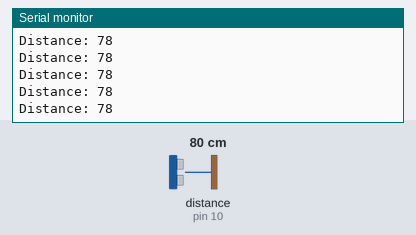
The sketch below on a simulated Arduino Uno, built with avr-gcc and run on an emulated ATmega328P. Shown: the last lines printed to the serial monitor. Wiring (inferred from the names in the program): ultrasonic range finder: trigger pin 9; echo pin 10. The test bench sets the inputs (shaded band); at power-on: distance to the obstacle (sensor on pin 10) 80 cm. The echo pulse lasts 58.3 µs per cm.

Above: at 1.2 s.
1.3 s: distance to the obstacle (sensor on pin 10) set to 2 cm
At 1.8 s:
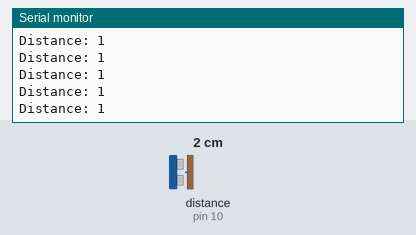
4.3 s: distance to the obstacle (sensor on pin 10) set to 18 cm
At 5.0 s:
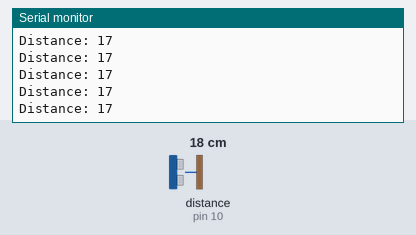
7.3 s: distance to the obstacle (sensor on pin 10) set to 4 cm
At 8.2 s:
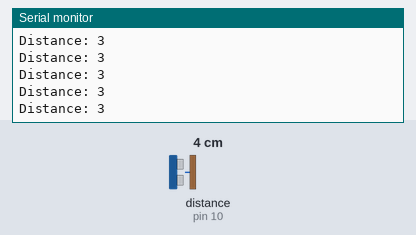
Timing chart, 0 to 10.3 s (numbered marks = the images above; inputs shaded):
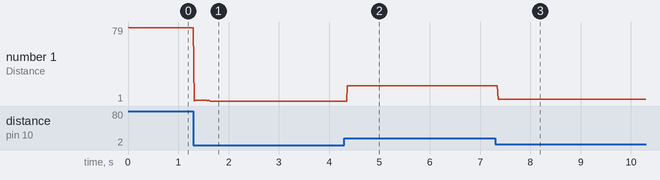

Measured:
- after the input at 1.3 s, the serial monitor: prints a new line at once (image 1)
- after the input at 4.3 s, the serial monitor: prints a new line after 0.06 s (image 2)
- after the input at 7.3 s, the serial monitor: prints a new line after 0.06 s (image 3)
- plotted number 1: 78 → 1 after the input at 1.3 s, 1 → 17 after the input at 4.3 s, 17 → 3 after the input at 7.3 s

The sketch:

ultrasonicSensor.ino
```cpp
// defines pins numbers
const int trigPin = 9;
const int echoPin = 10;
// defines variables
long duration;
int distance;

#include <LiquidCrystal.h> // includes the LiquidCrystal Library
LiquidCrystal lcd(1, 2, 4, 5, 6, 7); // Creates an LCD object. Parameters: (rs, enable, d4, d5, d6, d7)

void setup() {
  pinMode(trigPin, OUTPUT); // Sets the trigPin as an Output
  pinMode(echoPin, INPUT); // Sets the echoPin as an Input
  Serial.begin(9600); // Starts the serial communication
}
void loop() {
  // Clears the trigPin
  digitalWrite(trigPin, LOW);
  delayMicroseconds(2);
  // Sets the trigPin on HIGH state for 10 micro seconds
  digitalWrite(trigPin, HIGH);
  delayMicroseconds(10);
  digitalWrite(trigPin, LOW);
  // Reads the echoPin, returns the sound wave travel time in microseconds
  duration = pulseIn(echoPin, HIGH);
  // Calculating the distance
  distance = duration * 0.034 / 2;

  // Prints the distance on the Serial Monitor
  Serial.print("Distance: ");
  Serial.println(distance);

  //affichage LCD

  lcd.setCursor(0, 0); // Sets the location at which subsequent text written to the LCD will be displayed
  lcd.print("Distance: "); // Prints string "Distance" on the LCD
  lcd.print(distance); // Prints the distance value from the sensor
  lcd.print(" cm");
  delay(10);
  lcd.setCursor(0, 1);

}
```
